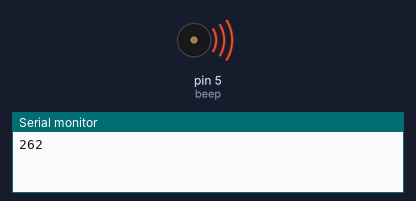
Recording of a sketch running on a simulated Arduino Uno, built with avr-gcc and run on an emulated ATmega328P. Parts: buzzer (waves = sounding), the last lines printed to the serial monitor.

Above: at 0.1 s.
At 3.8 s:
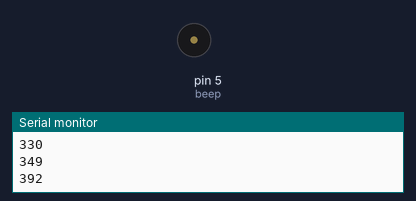
Timing chart, 0 to 5.3 s (numbered marks = the images above):
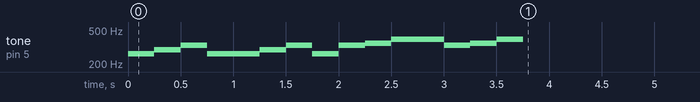

Measured:
- by itself, tone on pin 5 (beep): plays 262 Hz for 0.25 s, 294 Hz for 0.25 s, 330 Hz for 0.25 s, 262 Hz for 0.50 s, 294 Hz for 0.25 s, 330 Hz for 0.25 s … (13 notes in this stretch)

The sketch:

two-tiger.ino
```cpp
#define beep 5
void setup() {
  Serial.begin(57600);
}
//7个低音的震动频率：1，2，3，4，5，6，7
const int toned[7] = {262,294,330,349,392,440,494};
//7个中音的振动频率
const int tonez[7] = {523,587,659,698,784,880,988};
//7个高音的振动频率
const int toneg[7] = {1046,1175,1318,1397,1568,1760,1967};
//两只老虎简谱的前16个音调
byte lh[16]={1,2,3,1,1,2,3,1,3,4,5,5,3,4,5,5};
void loop() {
  //依次发出两只老虎的16个音调
  for(int i=0;i<15;i++)
  {
    tone(beep,toned[lh[i]-1],250);
    Serial.println(toned[lh[i]-1],DEC);
    delay(250);
  }
  delay(200000);
}
```
